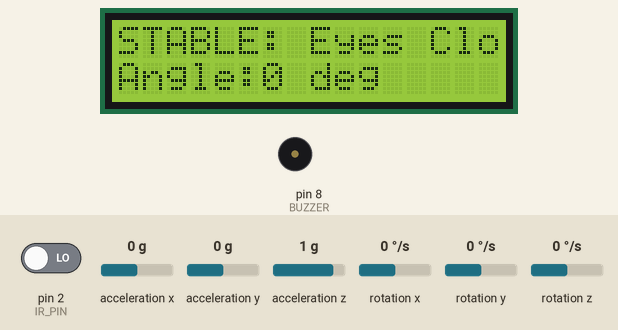
Recording of a sketch running on a simulated Arduino Uno, built with avr-gcc and run on an emulated ATmega328P. Shown: 16×2 character LCD, buzzer (waves = sounding, pin HIGH). Inputs (shaded band) come from the test bench; at power-on: acceleration z 1 g, pin 2 (IR_PIN) LOW, acceleration x 0 g, acceleration y 0 g, rotation x 0 °/s, rotation y 0 °/s, rotation z 0 °/s.

Above: at 5.7 s.
5.8 s: acceleration z set to -1.4 g
At 6.6 s:
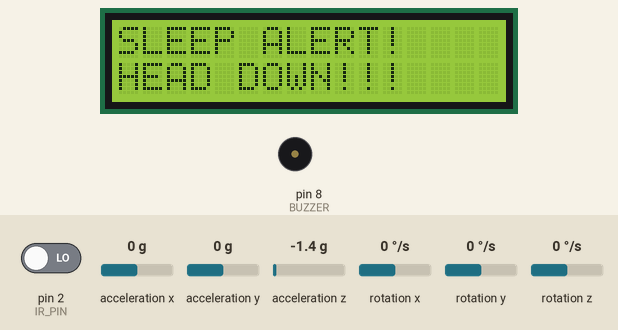
7.5 s: acceleration z set to -0.2 g
9.5 s: acceleration z set to 0.1 g
At 10.4 s:
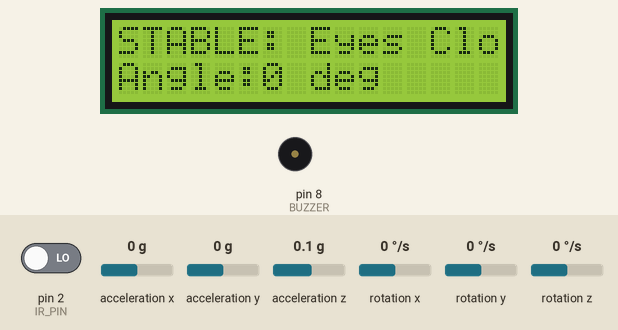
11.0 s: pin 2 (IR_PIN) driven HIGH
At 11.6 s:
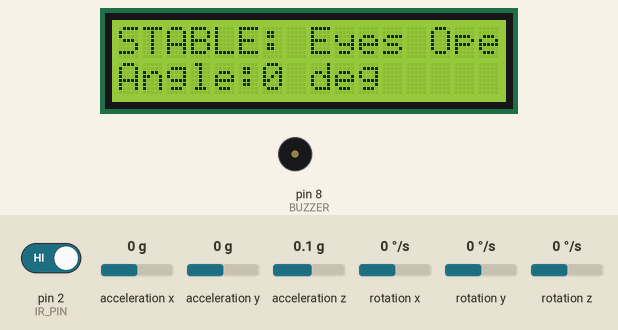
12.6 s: pin 2 (IR_PIN) driven LOW
At 13.5 s:
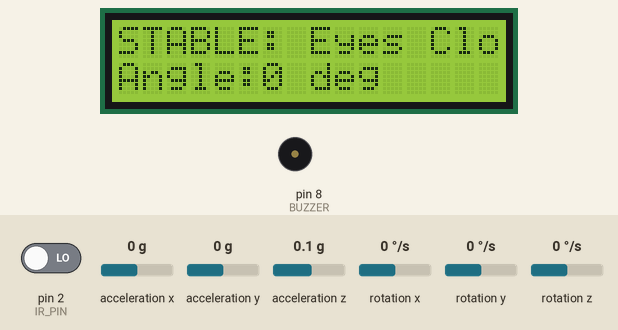
14.2 s: acceleration x set to -0.3 g
At 15.03 s:
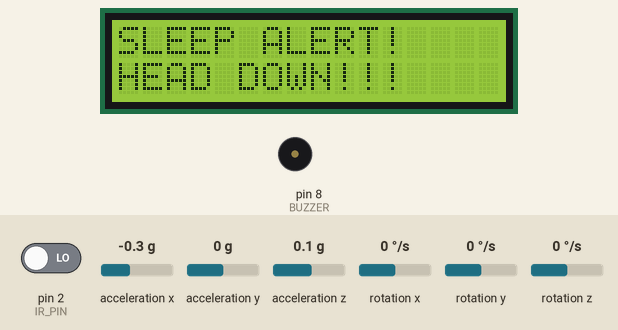
Timing chart, 0 to 17.0 s (numbered marks = the images above; inputs shaded):
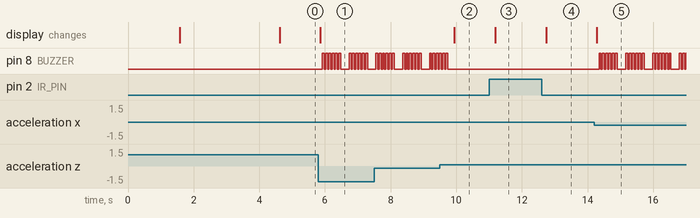

The sketch:

T6.ino
```cpp
#include <Wire.h>
#include <LiquidCrystal_I2C.h>
#include <MPU6050_tockn.h>
#include <SoftwareSerial.h>

// LCD + MPU
LiquidCrystal_I2C lcd(0x27, 16, 2);
MPU6050 mpu(Wire);

// IR + Buzzer
#define IR_PIN 2
#define BUZZER 8

// Bluetooth pins
SoftwareSerial BT(10, 11);  // TX =10, RX =11

const int DOWNWARD_TILT_THRESHOLD = 60;  // degrees

void setup() {
  Serial.begin(9600);
  BT.begin(9600);  // Bluetooth Baud Rate

  lcd.init();
  lcd.backlight();
  lcd.clear();
  lcd.print("Vertical Angle");
  delay(1500);
  lcd.clear();

  pinMode(IR_PIN, INPUT);
  pinMode(BUZZER, OUTPUT);
  digitalWrite(BUZZER, LOW);

  Wire.begin();
  mpu.begin();
  mpu.calcGyroOffsets();
}

void loop() {

  mpu.update();

  // --------- Read acceleration ---------
  float ax = mpu.getAccX();
  float ay = mpu.getAccY();
  float az = mpu.getAccZ();

  // --------- Total magnitude ---------
  float total = sqrt(ax*ax + ay*ay + az*az);

  // --------- Vertical angle ---------
  float verticalAngle = acos(az / total) * (180.0 / PI);

  // --------- Eye detection ---------
  bool eyesClosed = (digitalRead(IR_PIN) == LOW);

  // --------- Tilt detection ---------
  bool headDown = (verticalAngle > DOWNWARD_TILT_THRESHOLD);

  lcd.clear();

  if (headDown) {
    lcd.setCursor(0,0);
    lcd.print("SLEEP ALERT!");

    lcd.setCursor(0,1);
    lcd.print("HEAD DOWN!!! ");

    // ----------- BLUETOOTH WARNING ------------
    BT.println("ALERT: HEAD DOWN! DRIVER DROWSY!");
    BT.println("Emergency Attention Needed.");

    // -------- FAST BUZZER ALERT --------
    for (int i = 0; i < 6; i++) {
      digitalWrite(BUZZER, HIGH);
      delay(60);
      digitalWrite(BUZZER, LOW);
      delay(40);
    }

  }
  else {
    lcd.setCursor(0, 0);
    lcd.print("STABLE: Eyes ");

    if (eyesClosed) lcd.print("Closed");
    else lcd.print("Open  ");

    lcd.setCursor(0, 1);
    lcd.print("Angle:");
    lcd.print((int)verticalAngle);
    lcd.print(" deg ");

    digitalWrite(BUZZER, LOW);
  }

  delay(120);
}
```

Measured:
- the behaviour switches between -0.1 and 0 g on acceleration z (found by bisection; images 1 and 2)
- the behaviour switches between -0.1 and -0.2 g on acceleration x (found by bisection; images 4 and 5)
- after the input at 5.8 s, pin 8 (BUZZER): goes 5 × (HIGH 0.06 s, LOW 0.04 s), HIGH 0.06 s, LOW 0.26 s, 5 × (HIGH 0.06 s, LOW 0.04 s), HIGH 0.06 s, then LOW, starting after 0.12 s; the display: changes after 0.05 s (image 1)
- after the input at 9.5 s, pin 8 (BUZZER): goes on until 9.7 s, then stays LOW; the display: changes after 0.44 s (image 2)
- after the input at 11.0 s, the display: changes after 0.18 s (image 3)
- after the input at 12.6 s, the display: changes after 0.14 s (image 4)
- after the input at 14.2 s, pin 8 (BUZZER): LOW → HIGH after 0.15 s, then repeats every 0.82 s: 5 × (LOW 0.04 s, HIGH 0.06 s), LOW 0.26 s, HIGH 0.06 s; the display: changes after 0.08 s (image 5)
